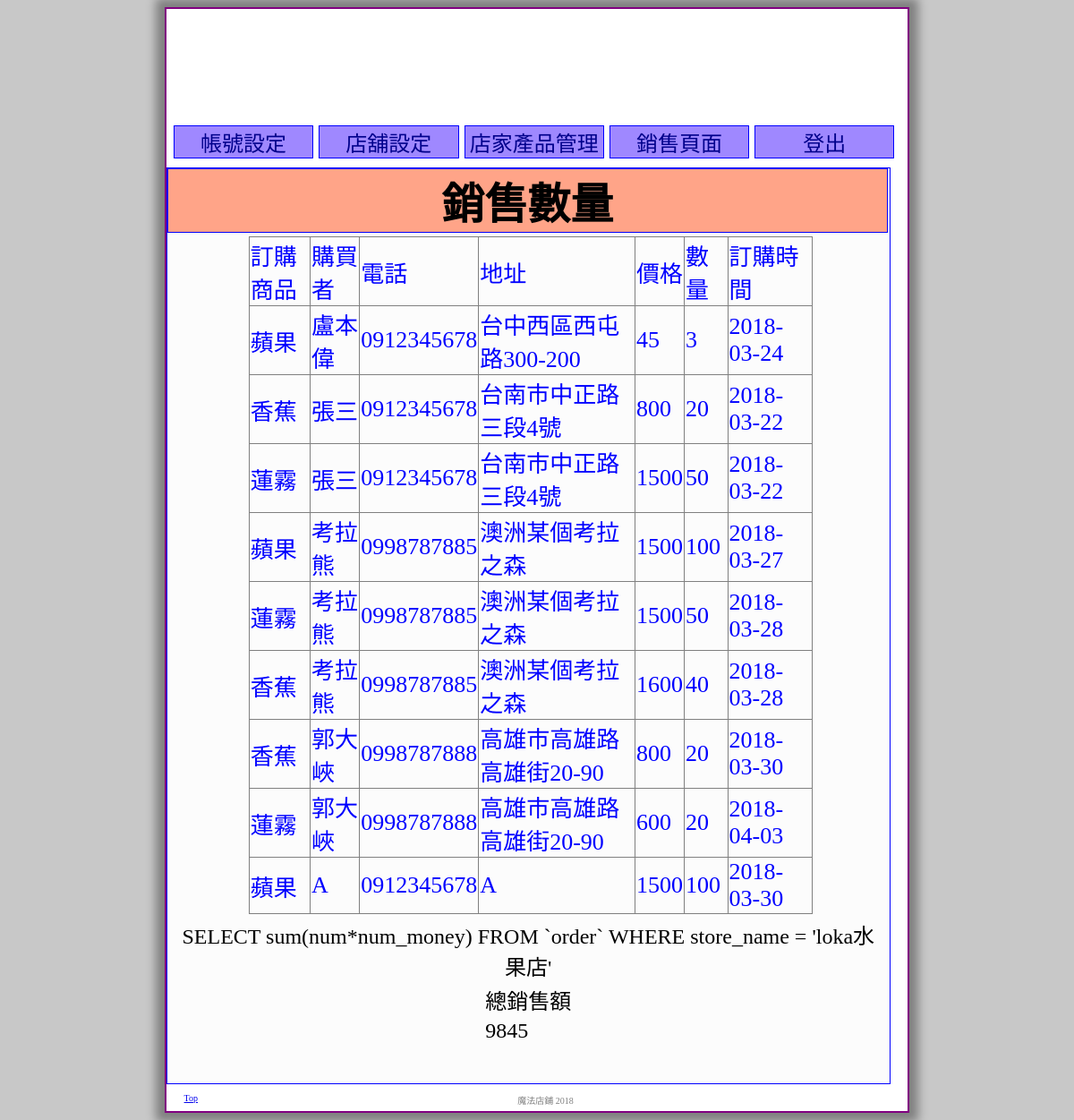
/train-7/store/train-7-orderlist.php (signed in), run on the app's committed database.
### tables this page shows
CREATE TABLE `order` (
  `id` int(11) NOT NULL,
  `item_name` varchar(30) NOT NULL,
  `store_name` varchar(20) NOT NULL,
  `customer_name` varchar(30) NOT NULL,
  `customer_phone` varchar(20) NOT NULL,
  `customer_address` char(50) NOT NULL,
  `num` int(6) NOT NULL,
  `num_money` int(10) NOT NULL,
  `order_date` date NOT NULL
);

### train-7/store/train-7-orderlist.php (the view, shortened to what this page needs)
<?php
 include "header.php";
 include "../db.php";
 $user = $_SESSION['userInfo']['store_name'];
 $sel_all = "SELECT * FROM `order` WHERE store_name = '$user'";
 $sel_all_or = mysqli_query($sql,$sel_all);
 $sum = "SELECT  sum(num*num_money) FROM `order` WHERE store_name = '$user'";
 $sum_or = mysqli_query($sql,$sum);
?>
<div class="content" align="center">
	<h1 class="mytitle">銷售數量</h1>
  <table class="boomer" >
  <?php
    echo "<tr>";
      echo  "<td>訂購商品</td>";
      echo  "<td>購買者</td>";
      echo  "<td>電話</td>";
      echo  "<td>地址</td>";
      echo  "<td>價格</td>";
      echo  "<td>數量</td>";
      echo  "<td>訂購時間</td>";
    echo "</tr>";
    for($i=1;$i<=mysqli_num_rows($sel_all_or);$i++){
      $list_or =mysqli_fetch_row($sel_all_or);
      echo "<tr>";
      echo "<td>".$list_or[1]."</td>";
      echo "<td>".$list_or[3]."</td>";
      echo "<td>".$list_or[4]."</td>";
      echo "<td>".$list_or[5]."</td>";
      echo "<td>".$list_or[7]*$list_or[6]."</td>";
      echo "<td>".$list_or[6]."</td>";
      echo "<td>".$list_or[8]."</td>";
      echo "</tr>";
    }
  ?>
  </table>
  <table >
    <?php
      echo "<tr>";
        echo "<td>總銷售額</td>";
      echo "</tr>";
    for($i=1;$i<=mysqli_num_rows($sel_all_or);$i++){
      $or =mysqli_fetch_row($sum_or);
      echo "<tr>";
        echo "<td>$or[0]</td>";
      echo "</tr>";
    }
     ?>
  </table>
</div>
<?php
  include "footer.php";
?>

### train-7/css/style3.css (style rules this page uses)
body { background-color:rgba(200,200,200,1); font-size:18pt; font-family:'新細明體' , 'MS Outlook'; }
.content { width:95%; border : 1px solid blue; float : none; margin-bottom:30px; padding: 10px; background-color: rgba(200,200,200,0.05); }
.content h1.mytitle { width:102%; border: 1px solid blue; margin-left:-10px; margin-top:-10px; margin-bottom:-1px; padding-right: 0px; background-color: #FFA488; color:black; }

### train-7/css/style_tables.css (style rules this page uses)
table.boomer { border: 1px solid gray; margin:5px 5px 5px 10px; color:blue; border-collapse: collapse; font-size: 26px; width: 80%; }
table.boomer td , table.boomer th { border: 1px solid gray; }

### data on the page
order: item_name "蘋果", customer_name "盧本偉", customer_phone "0912345678", customer_address "台中西區西屯路300-200", $list_or[7]*$list_or[6] "45", num "3", order_date "2018-03-24"
order: item_name "香蕉", customer_name "張三", customer_phone "0912345678", customer_address "台南市中正路三段4號", $list_or[7]*$list_or[6] "800", num "20", order_date "2018-03-22"
order: item_name "蓮霧", customer_name "張三", customer_phone "0912345678", customer_address "台南市中正路三段4號", $list_or[7]*$list_or[6] "1500", num "50", order_date "2018-03-22"
order: item_name "蘋果", customer_name "考拉熊", customer_phone "0998787885", customer_address "澳洲某個考拉之森", $list_or[7]*$list_or[6] "1500", num "100", order_date "2018-03-27"
order: item_name "蓮霧", customer_name "考拉熊", customer_phone "0998787885", customer_address "澳洲某個考拉之森", $list_or[7]*$list_or[6] "1500", num "50", order_date "2018-03-28"
order: item_name "香蕉", customer_name "考拉熊", customer_phone "0998787885", customer_address "澳洲某個考拉之森", $list_or[7]*$list_or[6] "1600", num "40", order_date "2018-03-28"
order: item_name "香蕉", customer_name "郭大峽", customer_phone "0998787888", customer_address "高雄市高雄路高雄街20-90", $list_or[7]*$list_or[6] "800", num "20", order_date "2018-03-30"
order: item_name "蓮霧", customer_name "郭大峽", customer_phone "0998787888", customer_address "高雄市高雄路高雄街20-90", $list_or[7]*$list_or[6] "600", num "20", order_date "2018-04-03"
order: item_name "蘋果", customer_name "A", customer_phone "0912345678", customer_address "A", $list_or[7]*$list_or[6] "1500", num "100", order_date "2018-03-30"

### other printed values
$or[0] "9845"
